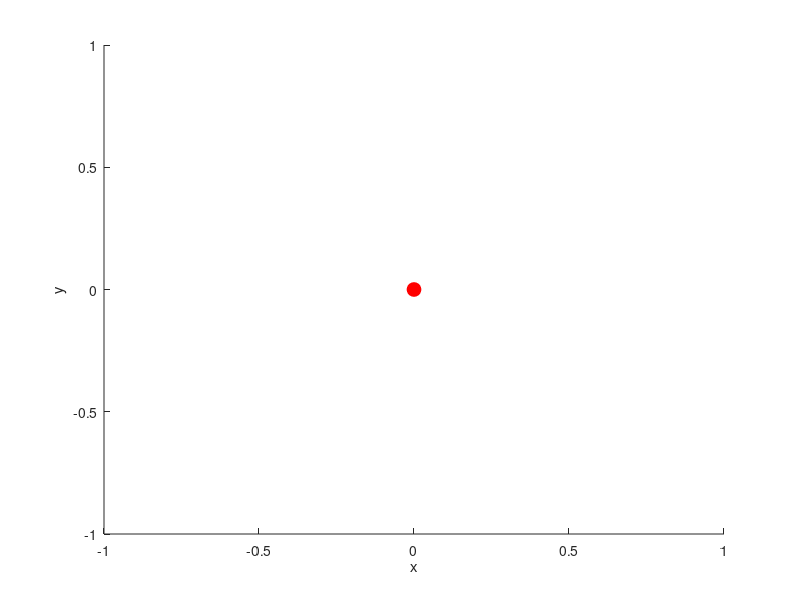

This figure's MATLAB source: (Note: this script raises an error after producing the figure.)
%dynamic_gravOrbit2D.m
% It's the same as gravOrbit2D.m, but it's dynamic, so you see the
% progression over time.
% The algorithm follows that of gravOrbit2D.m, so make sure you study that
% before reading this.
% The only change is marked with a "CHANGE" below.
% I will be honest. It looks really cool! See if you could spot Kepler's
% Second Law from the animation.

% Establish parameters (so they can be easily changed)
am = 10.; % Gravitation G*m (F = am*m/r)
dt = 0.01; % time step
nt = 30001; % number of time steps
ti = 0.; % Initial time
tf = ti + (nt-1) * dt; % Final time

% Initial conditions
x0 = 10.;
y0 = 10.;
vx0 = 0.3;
vy0 = -0.3;

% Set up arrays
t = linspace(ti,tf,nt); 
x = zeros(nt,1); y = zeros(nt,1);
vx = zeros(nt,1); vy = zeros(nt,1);
ax = zeros(nt,1); ay = zeros(nt,1);

% Initiate the algorithm
x(1) = x0; y(1) = y0;
vx(1) = vx0; vy(1) = vy0;

% Initial acceleration. This is tricky. Make sure you understand it well.
distance = sqrt(x(1)^2 + y(1)^2);
ax(1) = -am * x(1)/(distance^3);
ay(1) = -am * y(1)/(distance^3);


for i = 2:nt 
             
    x(i) = x(i-1) + vx(i-1)*dt + ax(i-1)/2 * dt^2;
    y(i) = y(i-1) + vy(i-1)*dt + ay(i-1)/2 * dt^2;
    
    distance = sqrt(x(i)^2 + y(i)^2);
    ax(i) = -am * x(i)/(distance^3);
    ay(i) = -am * y(i)/(distance^3);
    
    vx(i) = vx(i-1) +  ( ax(i) + ax(i-1) )/2   * dt;
    vy(i) = vy(i-1) +  ( ay(i) + ay(i-1) )/2   * dt;
end

% CHANGE %
%plot(x,y);
%set(gca,'xlim',[-5,15])
%set(gca,'ylim',[-5,15])
hold on

sun = plot(0,0,'ro'); % Plot the sun first.
set(sun,'MarkerSize',10);
set(sun,'MarkerFaceColor','r');
xlabel('x');ylabel('y');


figure('doublebuffer','on');
axes('xlim',[-5,15],'ylim',[-5,15],'nextplot','add');
j = 1;
p1 = plot(x(j),y(j),'b-');
p2 = plot(x(j),y(j),'ko');
for j = 2:nt
    set(p1,'xdata',[get(p1,'xdata') x(j)], ...
            'ydata',[get(p1,'ydata') y(j)]);
    set(p2,'xdata',x(j),'ydata',y(j));
    pause(0.001);
end

% End of CHANGE %


set(gcf,'PaperPosition',[1 1 13 12]); % The last two numbers define size.
print -deps2c orbit.eps

hold off